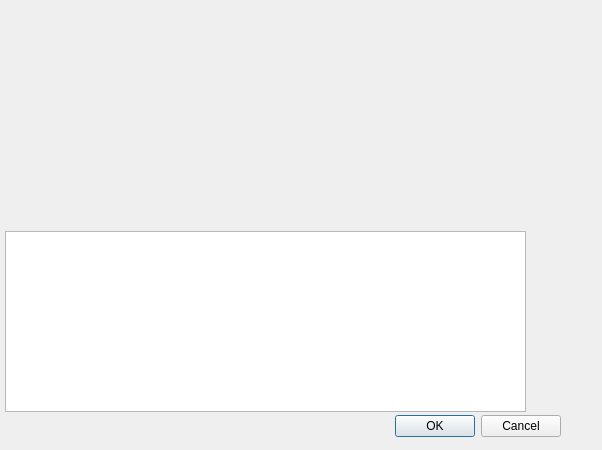
<?xml version="1.0" encoding="UTF-8"?>
<ui version="4.0">
 <class>DialogMuliteScreen</class>
 <widget class="QDialog" name="DialogMuliteScreen">
  <property name="geometry">
   <rect>
    <x>0</x>
    <y>0</y>
    <width>602</width>
    <height>450</height>
   </rect>
  </property>
  <property name="windowTitle">
   <string>Dialog</string>
  </property>
  <widget class="QDialogButtonBox" name="buttonBox">
   <property name="geometry">
    <rect>
     <x>220</x>
     <y>410</y>
     <width>341</width>
     <height>32</height>
    </rect>
   </property>
   <property name="orientation">
    <enum>Qt::Horizontal</enum>
   </property>
   <property name="standardButtons">
    <set>QDialogButtonBox::Cancel|QDialogButtonBox::Ok</set>
   </property>
  </widget>
  <widget class="QTableView" name="tableView">
   <property name="geometry">
    <rect>
     <x>5</x>
     <y>231</y>
     <width>521</width>
     <height>181</height>
    </rect>
   </property>
  </widget>
 </widget>
 <resources/>
 <connections>
  <connection>
   <sender>buttonBox</sender>
   <signal>accepted()</signal>
   <receiver>DialogMuliteScreen</receiver>
   <slot>accept()</slot>
   <hints>
    <hint type="sourcelabel">
     <x>248</x>
     <y>254</y>
    </hint>
    <hint type="destinationlabel">
     <x>157</x>
     <y>274</y>
    </hint>
   </hints>
  </connection>
  <connection>
   <sender>buttonBox</sender>
   <signal>rejected()</signal>
   <receiver>DialogMuliteScreen</receiver>
   <slot>reject()</slot>
   <hints>
    <hint type="sourcelabel">
     <x>316</x>
     <y>260</y>
    </hint>
    <hint type="destinationlabel">
     <x>286</x>
     <y>274</y>
    </hint>
   </hints>
  </connection>
 </connections>
</ui>
